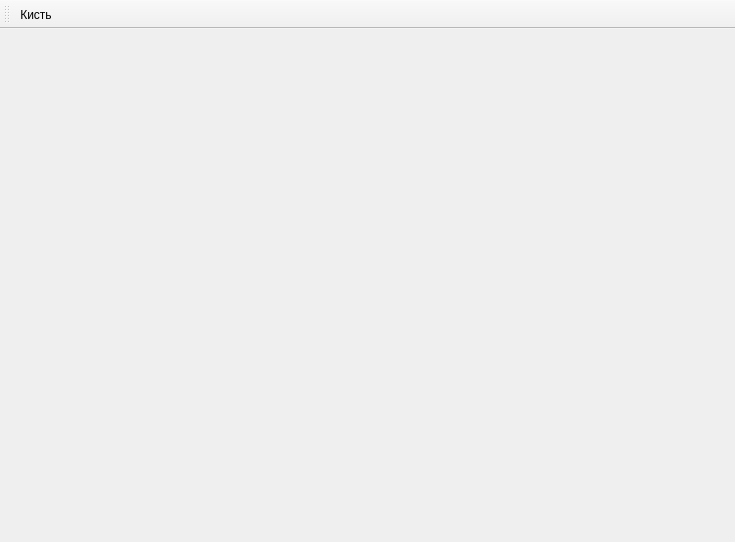
<?xml version="1.0" encoding="UTF-8"?>
<ui version="4.0">
    <class>graphiceditor</class>
    <widget class="QMainWindow" name="graphiceditor">
        <property name="geometry">
            <rect>
                <x>0</x>
                <y>0</y>
                <width>735</width>
                <height>542</height>
            </rect>
        </property>
        <property name="windowTitle">
            <string>MainWindow</string>
        </property>
        <widget class="QWidget" name="centralwidget">
            <layout class="QVBoxLayout" name="verticalLayout"/>
        </widget>
        <widget class="QMenuBar" name="menubar">
            <property name="geometry">
                <rect>
                    <x>0</x>
                    <y>0</y>
                    <width>735</width>
                    <height>20</height>
                </rect>
            </property>
        </widget>
        <widget class="QToolBar" name="toolBar">
            <property name="windowTitle">
                <string>toolBar</string>
            </property>
            <attribute name="toolBarArea">
                <enum>TopToolBarArea</enum>
            </attribute>
            <attribute name="toolBarBreak">
                <bool>false</bool>
            </attribute>
            <addaction name="SetPen"/>
        </widget>
        <action name="SetPen">
            <property name="text">
                <string>Кисть</string>
            </property>
        </action>
    </widget>
    <resources/>
    <connections/>
</ui>
